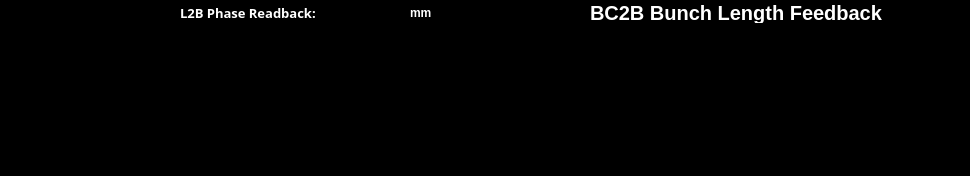
      <widget class="QWidget" name="e_BC2B_BL" native="true">
       <property name="styleSheet">
        <string notr="true">background-color: black</string>
       </property>
       <widget class="PyDMTimePlot" name="PyDMTimePlot_7">
        <property name="geometry">
         <rect>
          <x>0</x>
          <y>31</y>
          <width>961</width>
          <height>136</height>
         </rect>
        </property>
        <property name="toolTip">
         <string/>
        </property>
        <property name="yAxes">
         <stringlist>
          <string>{&quot;name&quot;: &quot;Axis 1&quot;, &quot;orientation&quot;: &quot;left&quot;, &quot;label&quot;: null, &quot;minRange&quot;: -1.0, &quot;maxRange&quot;: 1.0, &quot;autoRange&quot;: true, &quot;logMode&quot;: false}</string>
          <string>{&quot;name&quot;: &quot;New Axis 1&quot;, &quot;orientation&quot;: &quot;right&quot;, &quot;label&quot;: null, &quot;minRange&quot;: -1.0, &quot;maxRange&quot;: 1.0, &quot;autoRange&quot;: true, &quot;logMode&quot;: false}</string>
         </stringlist>
        </property>
        <property name="curves">
         <stringlist>
          <string>{&quot;channel&quot;: &quot;ca://PHYS:SYS0:1:SCLFB_L2B_BL_MEAS&quot;, &quot;plot_style&quot;: null, &quot;name&quot;: &quot;BC2B BL (fs)&quot;, &quot;color&quot;: &quot;#0a84ff&quot;, &quot;lineStyle&quot;: 1, &quot;lineWidth&quot;: 2, &quot;symbol&quot;: null, &quot;symbolSize&quot;: 10, &quot;yAxisName&quot;: &quot;Axis 1&quot;, &quot;barWidth&quot;: null, &quot;upperThreshold&quot;: null, &quot;lowerThreshold&quot;: null, &quot;thresholdColor&quot;: &quot;white&quot;}</string>
         </stringlist>
        </property>
        <property name="timeSpan">
         <double>300.000000000000000</double>
        </property>
        <property name="updateInterval">
         <double>0.100000000000000</double>
        </property>
       </widget>
       <widget class="QLabel" name="label_7">
        <property name="geometry">
         <rect>
          <x>590</x>
          <y>2</y>
          <width>341</width>
          <height>21</height>
         </rect>
        </property>
        <property name="font">
         <font>
          <pointsize>15</pointsize>
          <weight>75</weight>
          <bold>true</bold>
         </font>
        </property>
        <property name="styleSheet">
         <string notr="true">background-color: black;
color:rgb(255, 255, 255)</string>
        </property>
        <property name="text">
         <string>BC2B Bunch Length Feedback</string>
        </property>
       </widget>
       <widget class="PyDMByteIndicator" name="PyDMByteIndicator_5">
        <property name="geometry">
         <rect>
          <x>565</x>
          <y>5</y>
          <width>41</width>
          <height>16</height>
         </rect>
        </property>
        <property name="toolTip">
         <string/>
        </property>
        <property name="styleSheet">
         <string notr="true">background-color: black;</string>
        </property>
        <property name="alarmSensitiveContent" stdset="0">
         <bool>false</bool>
        </property>
        <property name="alarmSensitiveBorder" stdset="0">
         <bool>true</bool>
        </property>
        <property name="PyDMToolTip" stdset="0">
         <string/>
        </property>
        <property name="channel" stdset="0">
         <string>PHYS:SYS0:1:SCLFB_L2B_BL</string>
        </property>
        <property name="offColor" stdset="0">
         <color>
          <red>120</red>
          <green>120</green>
          <blue>120</blue>
         </color>
        </property>
        <property name="showLabels" stdset="0">
         <bool>true</bool>
        </property>
        <property name="bigEndian" stdset="0">
         <bool>false</bool>
        </property>
        <property name="circles" stdset="0">
         <bool>false</bool>
        </property>
        <property name="numBits" stdset="0">
         <number>1</number>
        </property>
        <property name="shift" stdset="0">
         <number>0</number>
        </property>
        <property name="labels" stdset="0">
         <stringlist>
          <string></string>
         </stringlist>
        </property>
       </widget>
       <widget class="QLabel" name="label_12">
        <property name="geometry">
         <rect>
          <x>180</x>
          <y>0</y>
          <width>156</width>
          <height>26</height>
         </rect>
        </property>
        <property name="font">
         <font>
          <family>Sans Serif</family>
          <pointsize>10</pointsize>
          <weight>75</weight>
          <italic>false</italic>
          <bold>true</bold>
         </font>
        </property>
        <property name="styleSheet">
         <string notr="true">background-color: black;
color:rgb(255, 255, 255)</string>
        </property>
        <property name="text">
         <string>L2B Phase Readback:</string>
        </property>
       </widget>
       <widget class="PyDMLabel" name="PyDMLabel_5">
        <property name="geometry">
         <rect>
          <x>340</x>
          <y>5</y>
          <width>61</width>
          <height>15</height>
         </rect>
        </property>
        <property name="font">
         <font>
          <pointsize>11</pointsize>
          <weight>75</weight>
          <bold>true</bold>
         </font>
        </property>
        <property name="toolTip">
         <string/>
        </property>
        <property name="styleSheet">
         <string notr="true">background-color:black; color:rgb(0, 255, 0);</string>
        </property>
        <property name="alignment">
         <set>Qt::AlignRight|Qt::AlignTrailing|Qt::AlignVCenter</set>
        </property>
        <property name="precision" stdset="0">
         <number>0</number>
        </property>
        <property name="channel" stdset="0">
         <string>ACCL:L2B:0400:AL:BETA</string>
        </property>
       </widget>
       <widget class="QLabel" name="label_18">
        <property name="geometry">
         <rect>
          <x>410</x>
          <y>5</y>
          <width>59</width>
          <height>15</height>
         </rect>
        </property>
        <property name="font">
         <font>
          <weight>75</weight>
          <bold>true</bold>
         </font>
        </property>
        <property name="styleSheet">
         <string notr="true">color:white</string>
        </property>
        <property name="text">
         <string>mm</string>
        </property>
       </widget>
       <zorder>PyDMTimePlot_7</zorder>
       <zorder>PyDMByteIndicator_5</zorder>
       <zorder>label_7</zorder>
       <zorder>label_12</zorder>
       <zorder>PyDMLabel_5</zorder>
       <zorder>label_18</zorder>
      </widget>
